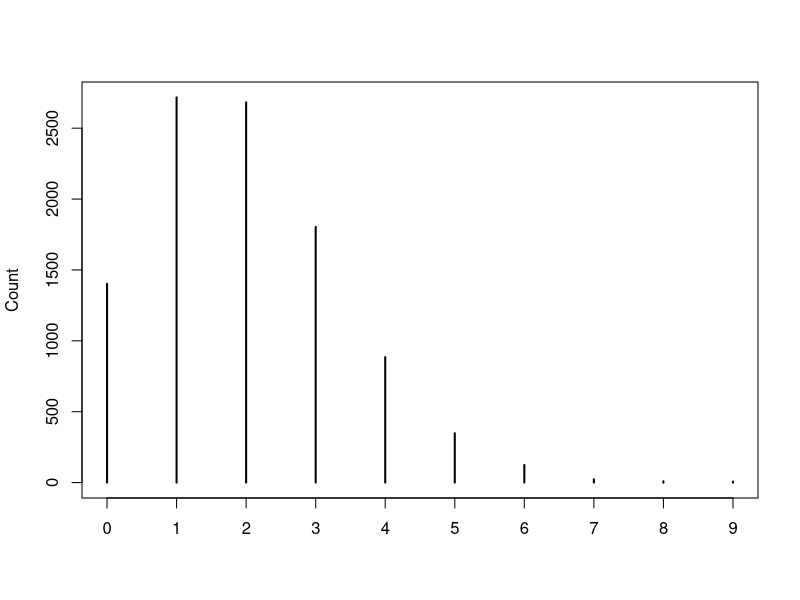
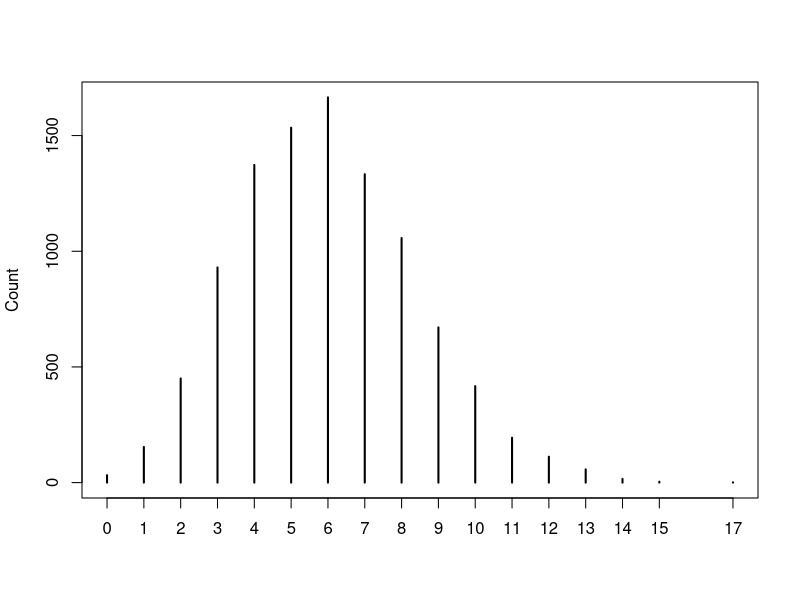
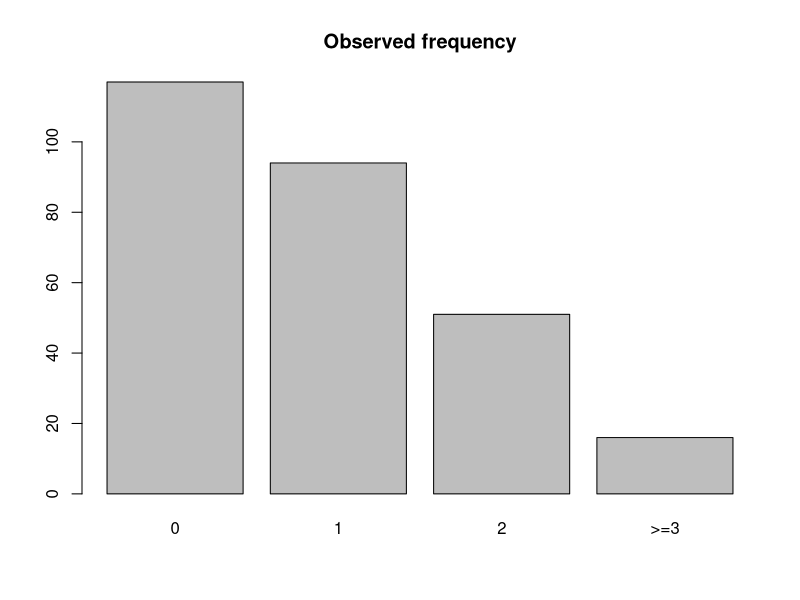
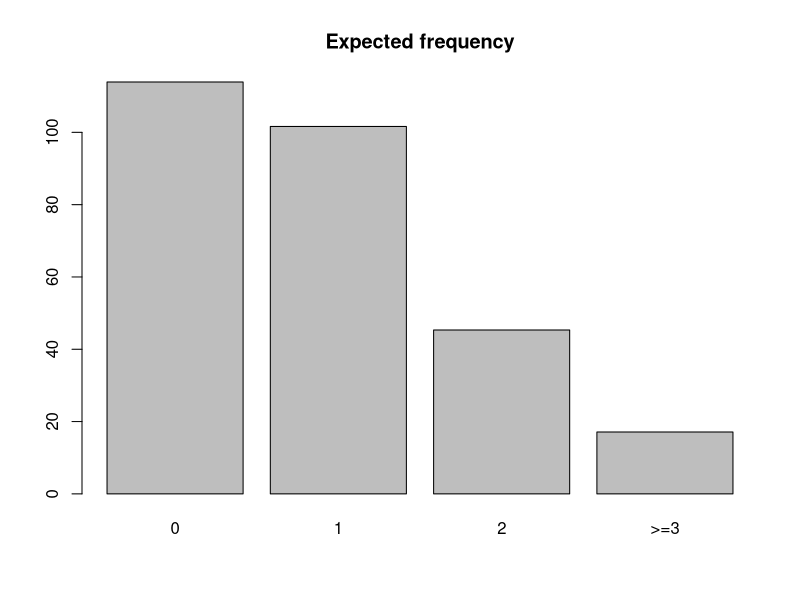
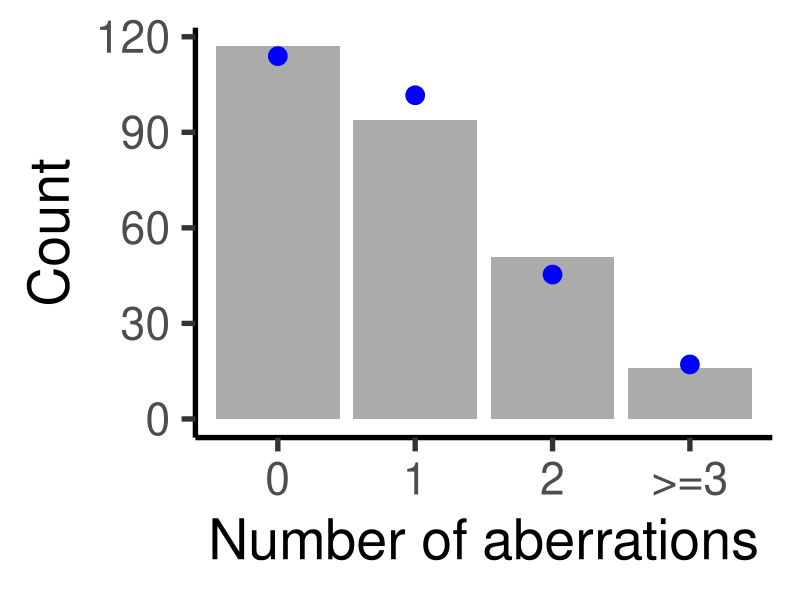

The R script that drew these images, in order:
## ---- chunk 1
knitr::opts_chunk$set(echo = TRUE)
## ---- chunk 2
plot(table(rpois(n=10000, lambda=2)), ylab = "Count")
## ---- chunk 3
rpois(n=10000, lambda=6) |> table() |> plot(ylab = "Count")
## ---- chunk 4
y = c(117, 94, 51, 15, 0, 0, 0, 1) # input the observed counts
x = 0:7 # define the corresponding groups
n = sum(y) # total number of samples (sample size)
k = length(y) # number of groups
(lam = sum(y * x)/n) # estimate the lambda parameter

p = dpois(x, lambda = lam) # obtain the p_i from the Poisson pmf

p[8] = 1 - sum(p[1:7]) # redefine the 8th element P(>=7) NOT P(7)
round(p, 5)

(ey = n * p) # calculate the expected frequencies

ey >= 5 #check assumption e_i >= 5 not all satisfied

(yr = c(y[1:3], sum(y[4:8]))) # reduced category counts

(eyr = c(ey[1:3], sum(ey[4:8]))) # reduced category expected cell counts

all(eyr >= 5) # check that all expected cell counts are >= 5

(pr = c(p[1:3], sum(p[4:8]))) # reduced category hypothesised probabilities

kr = length(yr) # number of combined classes
(t0 = sum((yr - eyr)^2/eyr)) # test statistic

(pval = 1 - pchisq(t0, df = kr - 1 - 1)) # p-value
## ---- chunk 5
chisq = chisq.test(yr, p = pr)
## ---- chunk 6
pchisq(unname(chisq$statistic), df = 2, lower.tail = FALSE)
## ---- chunk 7
xr = c("0", "1", "2", ">=3") # group labels
barplot(yr, names.arg = xr, main = "Observed frequency")
barplot(eyr, names.arg = xr, main = "Expected frequency")
## ---- chunk 8
library("ggplot2")
dat = tibble::tibble(aberrations = 
                    factor(xr,levels = c("0","1","2",">=3")),
                    observed = yr,expected = eyr)
dat |> ggplot() +
  aes(x = aberrations, y = observed) +
  geom_col(alpha = 0.5) +
  geom_point(aes(y = eyr), colour = "blue", size = 6) +
  labs(y = "Count", x = "Number of aberrations") +
  theme_classic(base_size = 40)
